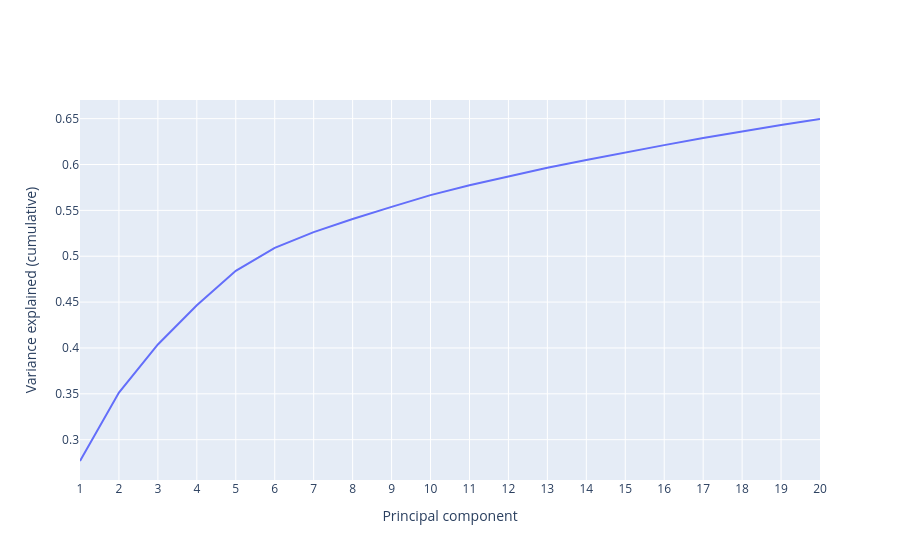

Notebook cell for this chart:
### Code cell
# Create a cumulative sum of elements in the fracs array
x = np.arange(1, len(fracs) + 1)
y = np.cumsum(fracs) 

# Plotting the variance explained by cumulative proportion
fig = go.Figure(data = go.Scatter(x = x, y = y))
fig.update_layout(xaxis_title = 'Principal component', 
                  yaxis_title = 'Variance explained (cumulative)', 
                  xaxis = dict(dtick = 1.0))
fig.show()

### Figure 1 — Plotly figure (JSON) as saved in the notebook; plotly's stock layout.template omitted (floating-point values rounded to 4 significant figures)
{"data": [{"type": "scatter", "x": [1, 2, 3, 4, 5, 6, 7, 8, 9, 10, 11, 12, 13, 14, 15, 16, 17, 18, 19, 20], "y": [0.2768, 0.3514, 0.4038, 0.4466, 0.4841, 0.5091, 0.5262, 0.5405, 0.5538, 0.5666, 0.5774, 0.5873, 0.5964, 0.605, 0.6133, 0.6212, 0.6289, 0.6362, 0.643, 0.6496]}], "layout": {"xaxis": {"dtick": 1, "title": {"text": "Principal component"}}, "yaxis": {"title": {"text": "Variance explained (cumulative)"}}}}
